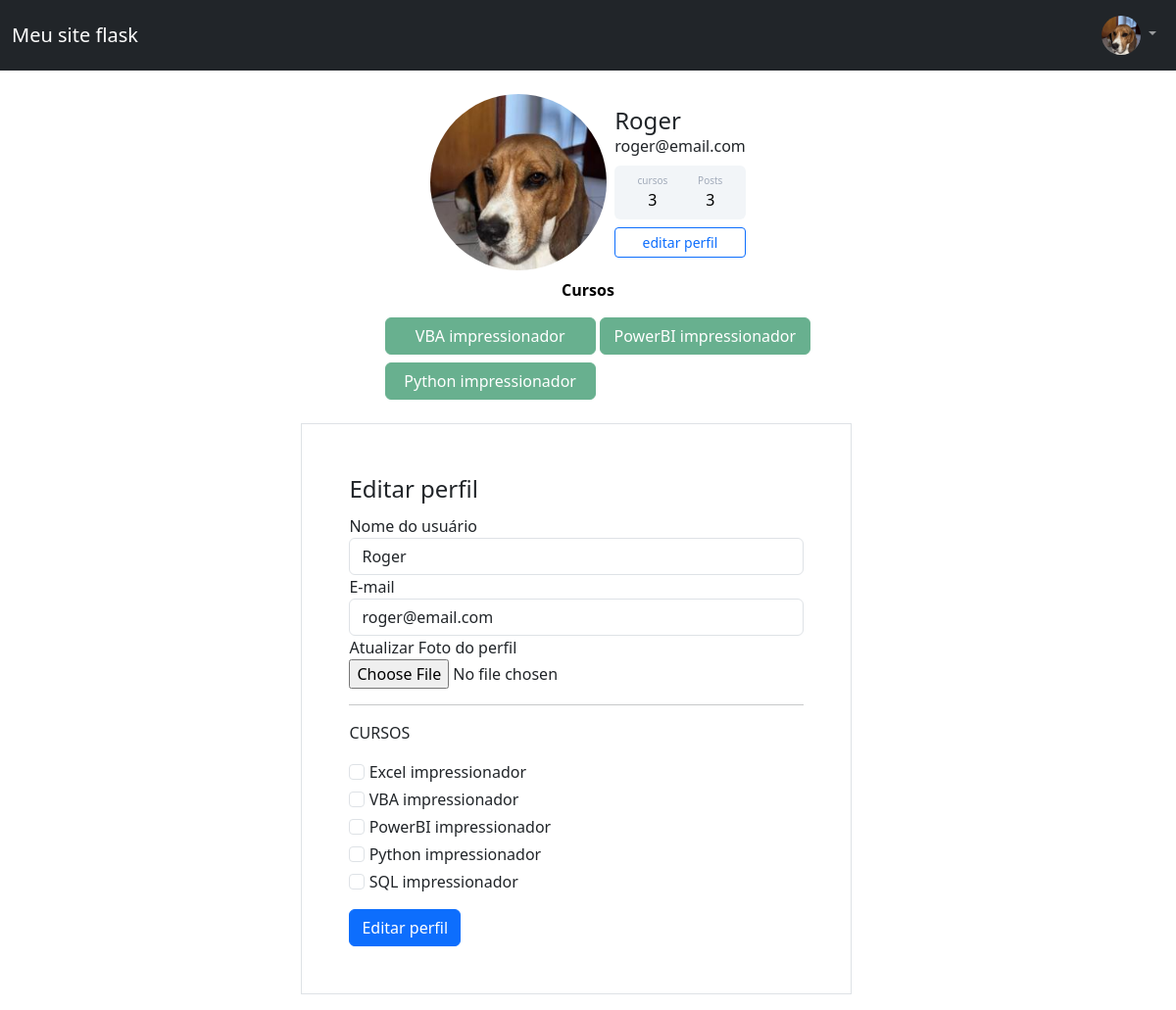
/perfil/editar (signed in), run on the app's committed database.
### flaskimpressionador/models.py (models this page shows)
class Usuario(database.Model, UserMixin):
    id= database.Column(database.Integer, primary_key=True)
    username= database.Column(database.String, nullable=False)
    email= database.Column(database.String, nullable=False,unique=True)
    senha= database.Column(database.String, nullable=False)
    foto_perfil = database.Column(database.String,default='default.jpg')
    cursos = database.Column(database.String, nullable=False, default='Não informado')
    posts= database.relationship('Post', backref='autor_post', lazy=True)
    def contar_posts(self):
        return len(self.posts)

### flaskimpressionador/routes.py (the view)
@app.route('/perfil/editar', methods=['GET','POST'])
@login_required
def editar_perfil():
    form_perfil = FormEditprofile()
    if form_perfil.validate_on_submit():
        current_user.username = form_perfil.username.data
        current_user.email = form_perfil.email.data
        if form_perfil.foto_perfil.data:
            nome_image = salvar_imagem(form_perfil.foto_perfil.data)
            current_user.foto_perfil = nome_image
        current_user.cursos = atualizar_cursos(form_perfil)
        database.session.commit()
        flash(f'Perfil editado: {form_perfil.username.data}', 'alert-success')
        return redirect(url_for('perfil'))
    elif request.method == 'GET':
        form_perfil.username.data = current_user.username
        form_perfil.email.data = current_user.email
    foto_perfil = url_for('static', filename='imageprofile/{}'.format(current_user.foto_perfil))
    return render_template('paginas/editarperfil.html' ,foto_perfil=foto_perfil,form_perfil=form_perfil)

### flaskimpressionador/forms.py (shortened to what this page needs)
class FormEditprofile(FlaskForm):
    username = StringField('Nome do usuário', validators=[DataRequired()])
    email = StringField('E-mail', validators=[DataRequired(), Email()])
    foto_perfil = FileField('Atualizar Foto do perfil', validators=[FileAllowed(['jpg','png'])])
    curso_excel = BooleanField('Excel impressionador')
    curso_vba = BooleanField('VBA impressionador')
    curso_powerbi = BooleanField('PowerBI impressionador')
    curso_python = BooleanField('Python impressionador')
    curso_sql = BooleanField('SQL impressionador')
    submit_editar = SubmitField('Editar perfil')

### flaskimpressionador/models.py (called while the page is built)
@login_manager.user_loader
def load_usuario(id_usuario):
    return Usuario.query.get(int(id_usuario))

### flaskimpressionador/templates/paginas/editarperfil.html
{% extends 'paginas/base.html' %}
{% block body %}
    {% include 'Components/formPerfil.html' %}
    {% include 'Components/formEditarPerfil.html' %}
{% endblock %}

### flaskimpressionador/templates/Components/navbar.html (shortened to what this page needs)
<nav class="navbar navbar-expand-lg navbar-dark bg-dark">
    <div class="container-fluid">
        <a class="navbar-brand" href="{{ url_for('home') }}">Meu site flask</a>
        {% if not current_user.is_authenticated %}
            <ul class="navbar-nav ms-auto">
                <li><a class="navbar-brand" style="font-size: 20px" href="{{ url_for('login') }}">Login</a></li>
                <li><a class="navbar-brand" style="font-size: 20px" href="{{ url_for('cadastro') }}">Cadastro</a></li>
            </ul>
        {% else %}
            <div class="collapse navbar-collapse" id="navbarNavDarkDropdown">
                <ul class="navbar-nav ms-auto">
                    <li class="nav-item dropdown">
                        <a class="nav-link dropdown-toggle" href="#" id="navbarDarkDropdownMenuLink" role="button" data-bs-toggle="dropdown" aria-expanded="false">
                            <img src="{{ url_for('static', filename='imageprofile/' + current_user.foto_perfil) }}" alt="Foto de perfil" class="rounded-circle" style="width: 40px; height: 40px; object-fit: cover;">
                        </a>
                    </li>
                </ul>
            </div>
        {% endif %}
    </div>
</nav>

### flaskimpressionador/templates/Components/formPerfil.html
<div class="container mt-3 d-flex justify-content-center" >
    <div class="card p-2" style=" width: max-content">
        <div class="d-flex align-items-center ">
            <div class="image pe-2 ">
                <img src="{{ url_for('static', filename='imageprofile/' + current_user.foto_perfil) }}" alt="Foto de perfil" class="rounded-circle" style="width: 180px; height: 180px; object-fit: cover;">
            </div>
            <div class="ml-3 w-100">
                <h4 class="mb-0 mt-0">{{ current_user.username }}</h4>
                <span>{{  current_user.email }}</span>
                <div class="p-2 mt-2 bg-primary d-flex justify-content-around rounded text-white stats">
                    <div class="d-flex flex-column" style="text-align: center">
                        <span class="rating">cursos</span>
                        {% if 'Não informado' in current_user.cursos or current_user.cursos == ''%}
                            <span class="number3">0</span>
                        {% else %}
                            <span class="number3">{{ current_user.cursos.count(";") + 1 }}</span>
                        {% endif %}
                    </div>
                    <div class="d-flex flex-column" style="text-align: center">
                        <span class="rating">Posts</span>
                        <span class="number3">{{ current_user.contar_posts() }}</span>
                    </div>
                </div>
                <div class="button mt-2 d-flex flex-row align-items-center">
                    <a href="{{ url_for('editar_perfil') }}" class="w-100"><button class="btn btn-sm btn-outline-primary w-100">editar perfil</button></a>
                </div>
            </div>
        </div>
    </div>
</div>
<div class="container justify-content-center" style="width: max-content">
  <div class="row   justify-content-center" >
    <div class="col w-100 text-center" >
      {% if current_user.cursos and "Não informado" not in current_user.cursos %}
        <strong class="text-black">Cursos</strong><br>
        <div class="container mt-3">
          <div class="row">
            {% set cursos = current_user.cursos.split(";") %}
            {% for i in range(cursos|length) %}
              <div class="col-6 mb-2">
                <button type="button" class="btn btn-perfil btn-success " disabled>
                  {{ cursos[i] }}
                </button>
              </div>
              {% if i % 2 == 1 and not loop.last %}
                </div><div class="row">
              {% endif %}
            {% endfor %}
          </div>
        </div>
      {% endif %}
    </div>
  </div>
</div>

### flaskimpressionador/templates/Components/formEditarPerfil.html (shortened to what this page needs)
<div class="container" style="width: max-content">
    <div class="row w-100 justify-content-center" >
        <div class="col col-12">
            <form method="POST" action="" class=" mt-3 mb-3 p-5 border" enctype="multipart/form-data">
                <legend>Editar perfil</legend>
                <fieldset>
                    <div class="form-group">
                        {{ form_perfil.username.label(class="form-control-label")}}
                        {% if form_perfil.username.errors %}
                            {{ form_perfil.username(class="form-control is-invalid") }}
                            <div class="invalid-feedback">
                                {% for erro in form_perfil.username.errors %}
                                    {{ erro }}
                                {% endfor %}
                            </div>
                        {% else %}
                            {{ form_perfil.username(class="form-control") }}
                        {% endif %}
                    </div>
                    <div class="form-group">
                        {{ form_perfil.email.label(class="form-control-label") }}
                        {% if form_perfil.email.errors %}
                            {{ form_perfil.email(class="form-control is-invalid") }}
                            <div class="invalid-feedback">
                                {% for erro in form_perfil.email.errors %}
                                    {{ erro }}
                                {% endfor %}
                            </div>
                        {% else %}
                            {{ form_perfil.email(class="form-control") }}
                        {% endif %}
                    </div>
                    <div class="form-group">
                        {{ form_perfil.foto_perfil.label }}
                        {{ form_perfil.foto_perfil(class='form-control-file')}}
                    </div>
                    <hr>
                    <p>CURSOS</p>
                    {% for campo in form_perfil %}
                        {% if 'curso_' in campo.name %}
                            <div class="form-group mt-1 me-1" >
                                {{ campo(class="form-check-input")}}
                                {{ campo.label(class="form-check-label")}}
                            </div>
                        {% endif %}
                    {% endfor %}
                </fieldset>
                {{ form_perfil.submit_editar(class="btn btn-primary mt-3") }}
            </form>
        </div>
    </div>
</div>

### flaskimpressionador/static/main.css (style rules this page uses)
body { border-radius: 10px; }
.card { width: 400px; border: none; border-radius: 10px; background-color: #fff; }
.stats { background: #f2f5f8 !important; color: #000 !important; }
.rating { font-size:10px; color: #a1aab9; }
.number3 { font-weight:500; }
.btn-perfil { width: 110%; }

### data on the page
Usuario: foto_perfil (picture), username "Roger", email "roger@email.com", cursos "3"

### other printed values
{{ current_user.contar_posts() }} "3"
{{ cursos[i] }} "VBA impressionador" "PowerBI impressionador" "Python impressionador"
{{ campo.label(class="form-check-label") }} "Excel impressionador" "VBA impressionador" "PowerBI impressionador" "Python impressionador" "SQL impressionador"
